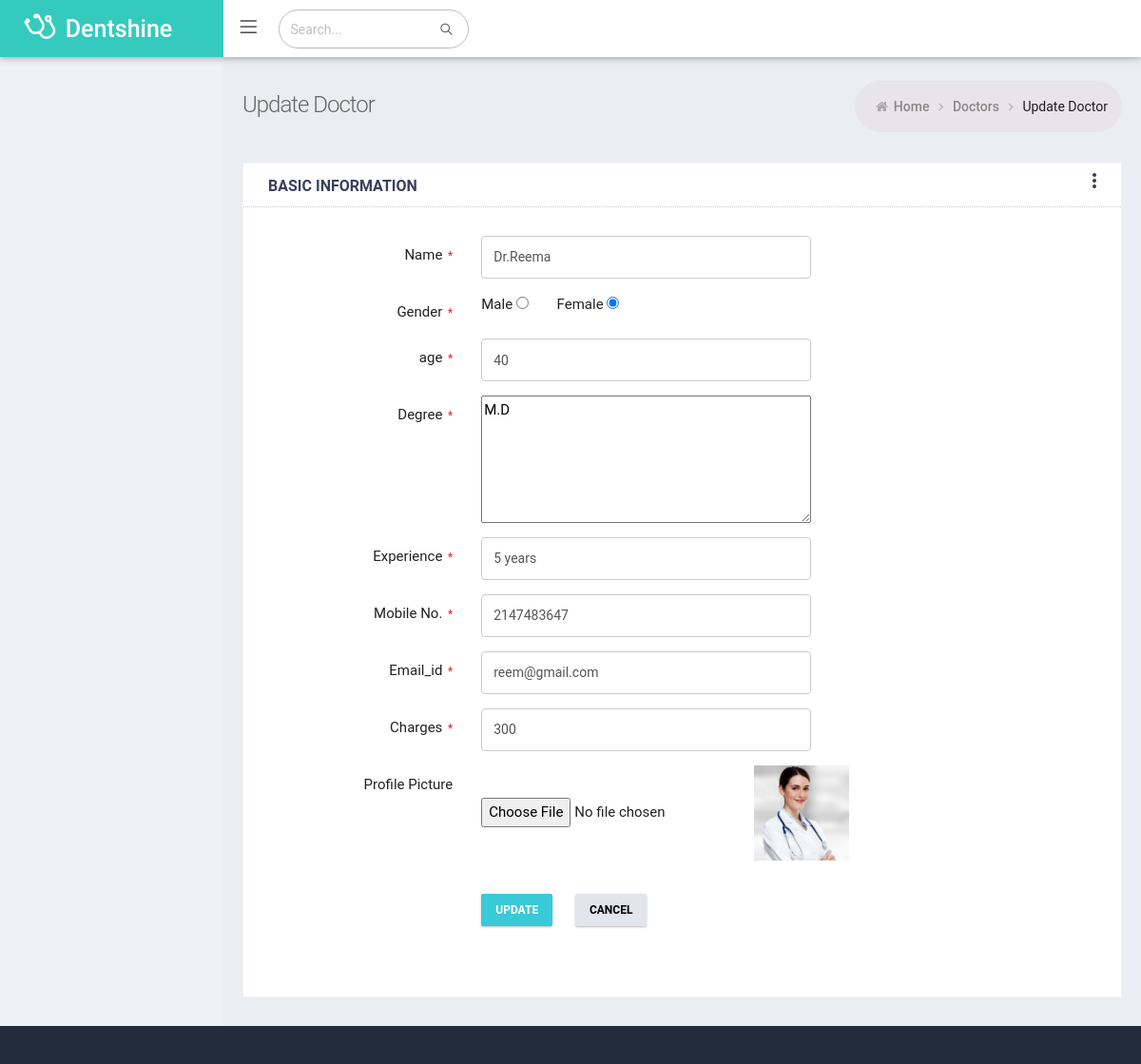
Page /Clinic_controller/editdoctor/9 on the committed database.
### tables this page shows
CREATE TABLE `doctortb` (
  `doctor_id_pk` int(11) NOT NULL,
  `doctor_name` varchar(255) NOT NULL,
  `gender` varchar(255) NOT NULL,
  `age` int(11) NOT NULL,
  `degree` varchar(255) NOT NULL,
  `experience` varchar(255) NOT NULL,
  `mobile_no` int(11) NOT NULL,
  `email_id` varchar(255) NOT NULL,
  `charges` varchar(255) NOT NULL,
  `doctor_image` varchar(255) NOT NULL,
  `is_active` tinyint(1) NOT NULL DEFAULT 1
);

### application/views/admin/adddoctor.php (the view, shortened to what the rows shown need)
<?php include 'includes/header.php';?>
            <div class="page-content-wrapper">
                <div class="page-content">
                    <div class="row">
                        <div class="col-md-12 col-sm-12">
                            <div class="card card-box">
                                <div class="card-body" id="bar-parent">
                                    <?php if(!isset($doctor_data)) { ?>
                                <form method="post" action="<?php echo base_url();?>Clinic_controller/insertdoctor" id="form_sample_1"class="form-horizontal" enctype="multipart/form-data">
                                        <div class="form-body">
                                            <div class="form-group row">
                                                <label class="control-label col-md-3"> Name
                                                    <span class="required"> * </span>
                                                </label>
                                                <div class="col-md-5">
                                                    <input type="text" name="doctor_name" data-required="1"
                                                        placeholder="enter  name"
                                                        class="form-control input-height" required>
                                                </div>
                                            </div>
                                              <div class="form-group row">
                                                <label class="control-label col-md-3">Gender
                                                    <span class="required"> * </span>
                                                </label>
                                                <div class="col-md-5">
                                                    Male <input type="radio" name="gender" value="male" required >&nbsp;&nbsp;&nbsp;&nbsp;&nbsp;&nbsp;
                                                    Female <input type="radio" name="gender" value="female"  required>
                                                </div>
                                            </div>
                                            <div class="form-group row">
                                                <label class="control-label col-md-3">age
                                                    <span class="required"> * </span>
                                                </label>
                                                <div class="col-md-5">
                                                    <input type="text" name="age" data-required="1"
                                                        placeholder="enter age"
                                                        class="form-control input-height" required />
                                                </div>
                                            </div>
                                             <div class="form-group row">
                                                <label class="control-label col-md-3">Degree
                                                	<span class="required"> * </span>
                                                </label>
                                                <div class="col-md-5">
                                                    <textarea name="degree" class="form-control-textarea"
                                                        placeholder="degree" rows="5"required></textarea>
                                                </div>
                                            </div>
                                             <div class="form-group row">
                                                <label class="control-label col-md-3">Experience
                                                    <span class="required"> * </span>
                                                </label>
                                                <div class="col-md-5">
                                                    <input type="text" name="experience" data-required="1"
                                                        placeholder="enter age"
                                                        class="form-control input-height" required />
                                                </div>
                                            </div>
                                             <div class="form-group row">
                                                <label class="control-label col-md-3">Mobile No.
                                                    <span class="required"> * </span>
                                                </label>
                                                <div class="col-md-5">
                                                    <input name="mobile_no" type="text" placeholder="mobile number"
                                                        class="form-control input-height" required/>
                                                    </div>
                                            </div>
                                            <div class="form-group row">
                                                <label class="control-label col-md-3">Email_id
                                                	 <span class="required"> * </span>
                                                </label>
                                                <div class="col-md-5">
                                                        <span class="input-group-addon">
                                                        </span>
                                                        <input type="text" class="form-control input-height"
                                                            name="email_id" placeholder="Email Address"required> </div>
                                                </div>
                                            <div class="form-group row">
                                                <label class="control-label col-md-3">Price
                                                    <span class="required"> * </span>
                                                </label>
                                                <div class="col-md-5">
                                                    <input class="form-control input-height" type="text" name="charges" placeholder="enter price">
                                                </div>
                                            </div>
                                            <div class="form-group row">
                                                <label class="control-label col-md-3">Profile Picture
                                                </label>
                                                <div class="compose-editor">
                                                    <input type="file" name="doctor_image" class="default" id="doctor_image">
                                                </div>
                                            </div>
                                            <div class="form-actions">
                                                <div class="row">
                                                    <div class="offset-md-3 col-md-9">
                                                        <button type="submit"
                                                            class="btn btn-info m-r-20">Submit</button>
                                                        <button type="reset" class="btn btn-default">Cancel</button>
                                                    </div>
                                                </div>
                                            </div>
                                        </div>
                                    </form>
                                <?php } else { ?>
                            <form method="post" action="<?php echo base_url();?>Clinic_controller/updatedoctor" id="form_sample_1" class="form-horizontal" enctype="multipart/form-data">
                                        <div class="form-body">
                                            <div class="form-group row">
                                                <label class="control-label col-md-3"> Name
                                                    <span class="required"> * </span>
                                                </label>
                                                <div class="col-md-5">
                                                    <input type="text" name="doctor_name" data-required="1"
                                                        placeholder="enter  name"
                                                        class="form-control input-height" required value="<?php echo $doctor_data['doctor_name'];?>">
                                                </div>
                                            </div>
                                              <div class="form-group row">
                                                <label class="control-label col-md-3">Gender
                                                    <span class="required"> * </span>
                                                </label>
                                                <div class="col-md-5">
                                                    Male <input type="radio" name="gender" value="male" <?php if($doctor_data['gender']=='male') echo "checked";?>>
                                                    &nbsp;&nbsp;&nbsp;&nbsp;&nbsp;&nbsp;
                                                    Female <input type="radio" name="gender" value="female" <?php if($doctor_data['gender']=='female') echo "checked";?> >
                                                </div>
                                            </div>
                                            <div class="form-group row">
                                                <label class="control-label col-md-3">age
                                                    <span class="required"> * </span>
                                                </label>
                                                <div class="col-md-5">
                                                    <input type="text" name="age" data-required="1"
                                                        placeholder="enter age"
                                                        class="form-control input-height" required value="<?php echo $doctor_data['age'];?>"/>
                                                </div>
                                            </div>
                                             <div class="form-group row">
                                                <label class="control-label col-md-3">Degree
                                                    <span class="required"> * </span>
                                                </label>
                                                <div class="col-md-5">
                                                    <textarea name="degree" class="form-control-textarea"
                                                        placeholder="degree" rows="5"required ><?php echo $doctor_data['degree'];?></textarea>
                                                </div>
                                            </div>
                                             <div class="form-group row">
                                                <label class="control-label col-md-3">Experience
                                                    <span class="required"> * </span>
                                                </label>
                                                <div class="col-md-5">
                                                    <input type="text" name="experience" data-required="1"
                                                        placeholder="enter age"
                                                        class="form-control input-height" required value="<?php echo $doctor_data['experience'];?>"/>
                                                </div>
                                            </div>
                                             <div class="form-group row">
                                                <label class="control-label col-md-3">Mobile No.
                                                    <span class="required"> * </span>
                                                </label>
                                                <div class="col-md-5">
                                                    <input name="mobile_no" type="text" placeholder="mobile number"
                                                        class="form-control input-height" required value="<?php echo $doctor_data['mobile_no'];?>"/>
                                                    </div>
                                            </div>
                                            <div class="form-group row">
                                                <label class="control-label col-md-3">Email_id
                                                     <span class="required"> * </span>
                                                </label>
                                                <div class="col-md-5">
                                                        <input type="text" class="form-control input-height"
                                                            name="email_id" placeholder="Email Address"required value="<?php echo $doctor_data['email_id'];?>"> </div>
                                                </div>
                                            <div class="form-group row">
                                                <label class="control-label col-md-3">Charges
                                                    <span class="required"> * </span>
                                                </label>
                                                <div class="col-md-5">
                                                    <input class="form-control input-height" type="text" name="charges"  value="<?php echo $doctor_data['charges'];?>"placeholder="enter charges">
                                                </div>
                                            </div>
                                            <div class="form-group row">
                                                <label class="control-label col-md-3">Profile Picture
                                                </label>
                                                <div class="compose-editor">
                                                    <input type="file" class="default"  name="doctor_image"><img src="<?php echo base_url().$doctor_data['doctor_image'];?>" height="100" width="100">
                                                </div>
                                            </div>
                                            <div class="form-actions">
                                                <div class="row">
                                                    <div class="offset-md-3 col-md-9">
                                                        <button type="submit"
                                                            class="btn btn-info m-r-20">Update</button>
                                                        <button type="Cancel" class="btn btn-default">Cancel</button>
                                                    </div>
                                                </div>
                                            </div>
                                        </div>
                                    </form>
                                     <?php } ?>
                                </div>
                            </div>
                        </div>
                    </div>
                </div>
            </div>
<?php include 'includes/footer.php';?>

### rows in the picture
doctortb: doctor_name "Dr.Reema", gender "☑", age "40", degree "M.D", experience "5 years", mobile_no "2147483647", email_id "reem@gmail.com", charges "300", doctor_image (picture)
